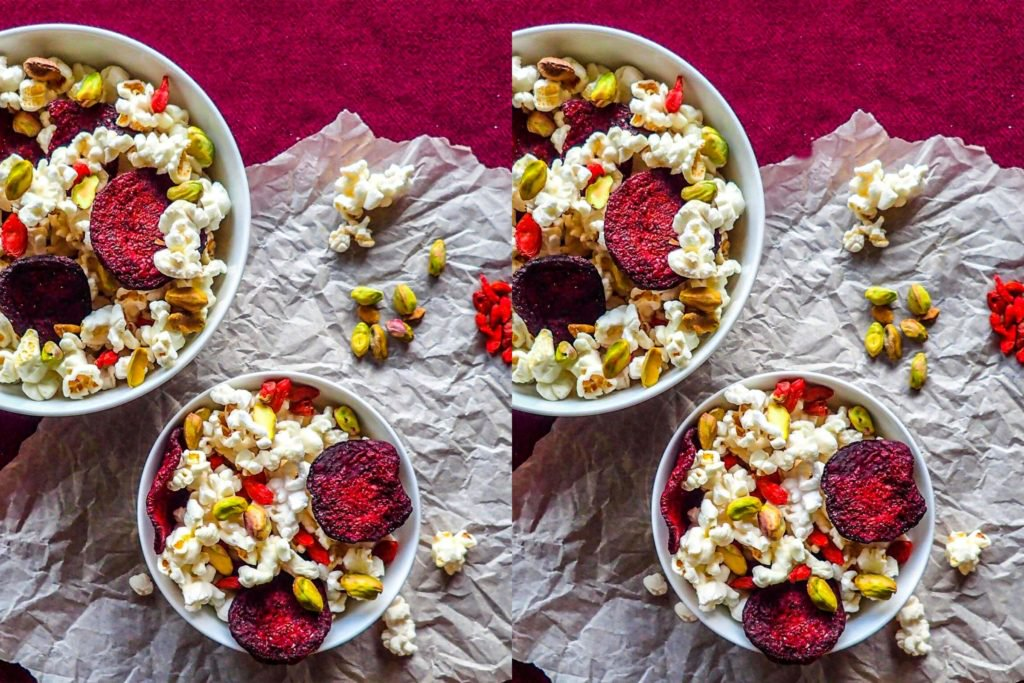
#> input picture Images/01.jpg, 1024 x 683 px; its folder holds only this picture in this run
$ jupyter execute --allow-errors SpotTheDiff_opencv.ipynb   (older library calls are emulated)
#> lines starting #> are read from the running program, lines starting #| are printed output that depends on the picture
#> further down, img is the input picture: shape (683, 1024, 3); mean B, G, R 108.9, 110, 149.4
#> `imageA = img[:, :int(width/2), :]`:
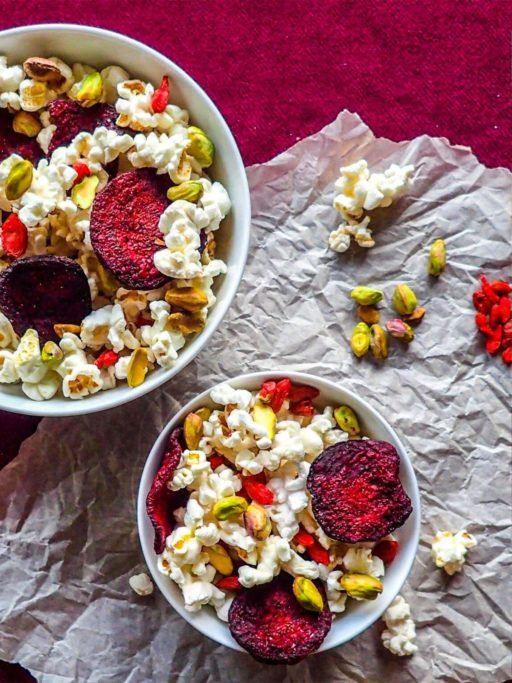
#> imageA: shape (683, 512, 3); mean B, G, R 109, 109.9, 149.3
#> `imageB = img[:, int(width/2):, :]`:
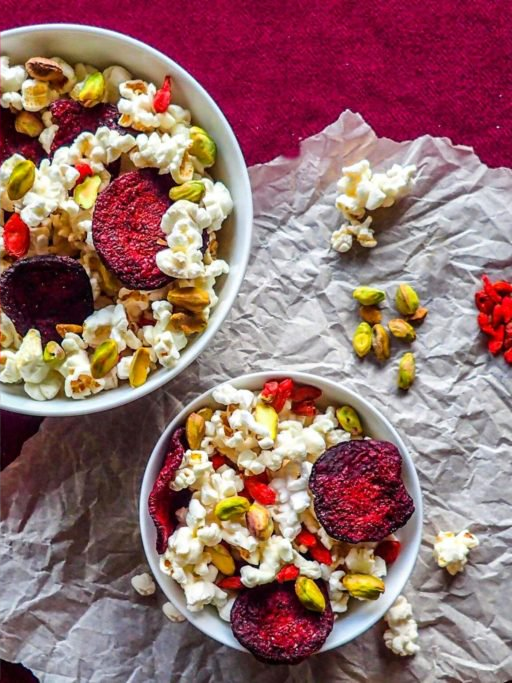
#> imageB: shape (683, 512, 3); mean B, G, R 108.8, 110, 149.4
[cell 1]
from skimage.measure import compare_ssim
from matplotlib import pyplot as plt
import argparse
import imutils
import cv2
import numpy as np

[cell 2]
#Load and split the image
import glob

#> (the rest of this cell did not finish here and is left out)

$ run again, on Images/05.jpg
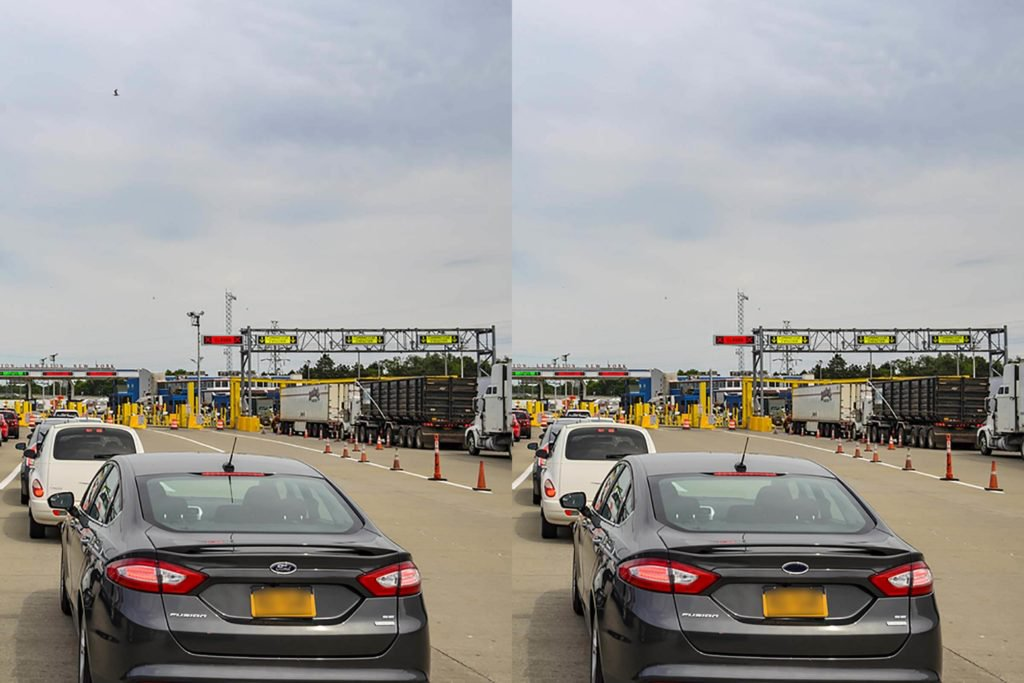
#> input picture Images/05.jpg, 1024 x 683 px
#> img is the input picture: shape (683, 1024, 3); mean B, G, R 151, 153.5, 155.9
#> `imageA = img[:, :int(width/2), :]`:
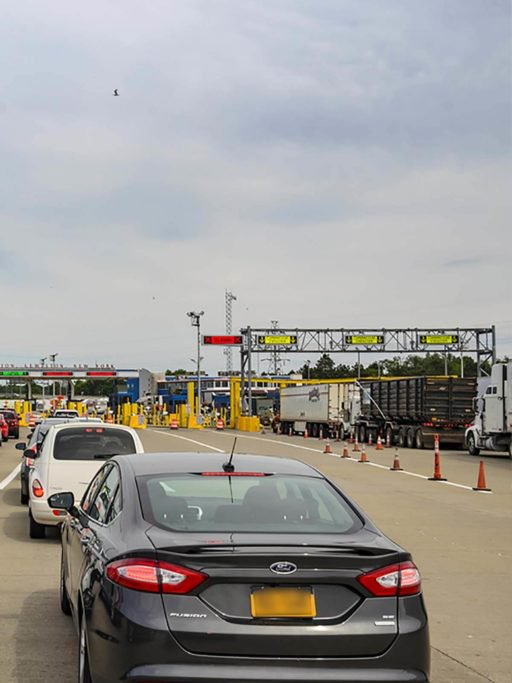
#> imageA: shape (683, 512, 3); mean B, G, R 151, 153.5, 155.9

$ run again, on Images/06.jpg
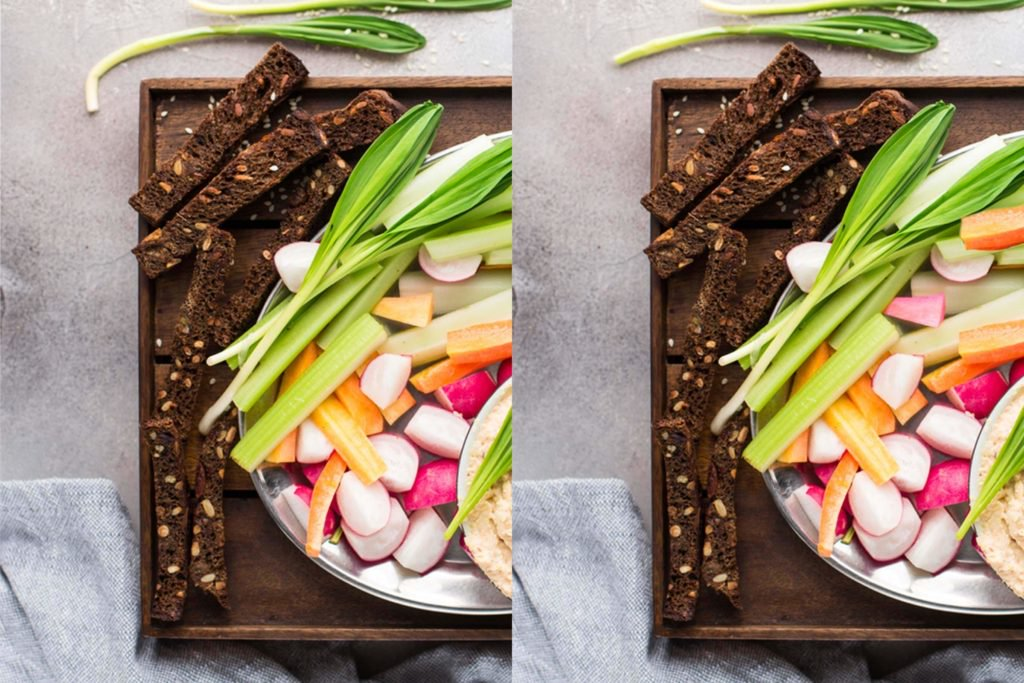
#> input picture Images/06.jpg, 1024 x 683 px
#> img is the input picture: shape (683, 1024, 3); mean B, G, R 111.9, 134.7, 150.7
#> `imageA = img[:, :int(width/2), :]`:
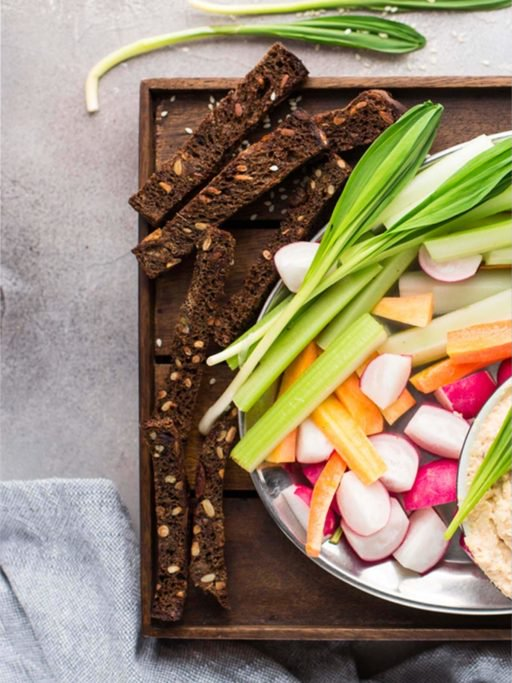
#> imageA: shape (683, 512, 3); mean B, G, R 111.8, 134.8, 150.4

$ run again, on Images/07.jpg
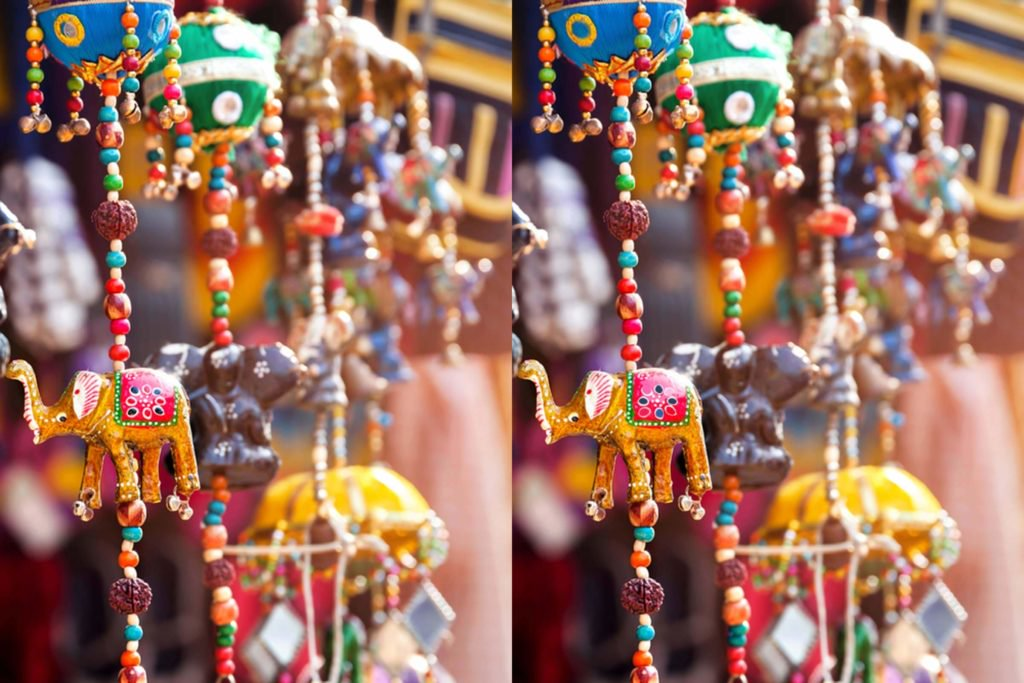
#> input picture Images/07.jpg, 1024 x 683 px
#> img is the input picture: shape (683, 1024, 3); mean B, G, R 98.9, 114.7, 154.7
#> `imageA = img[:, :int(width/2), :]`:
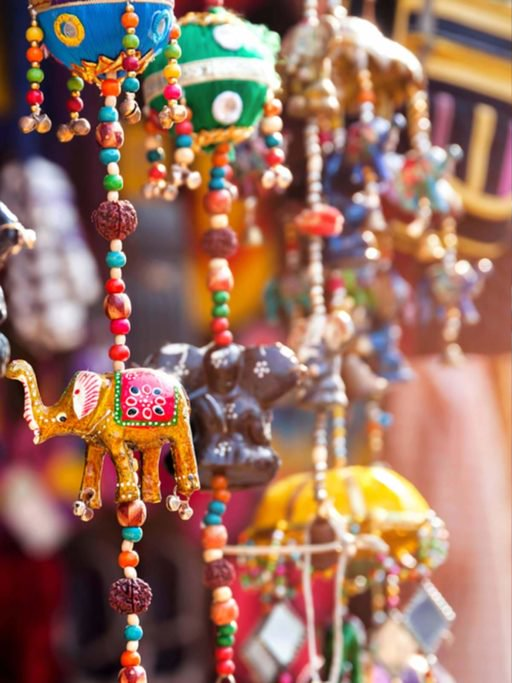
#> imageA: shape (683, 512, 3); mean B, G, R 99, 114.7, 154.7

$ run again, on Images/02.jpg
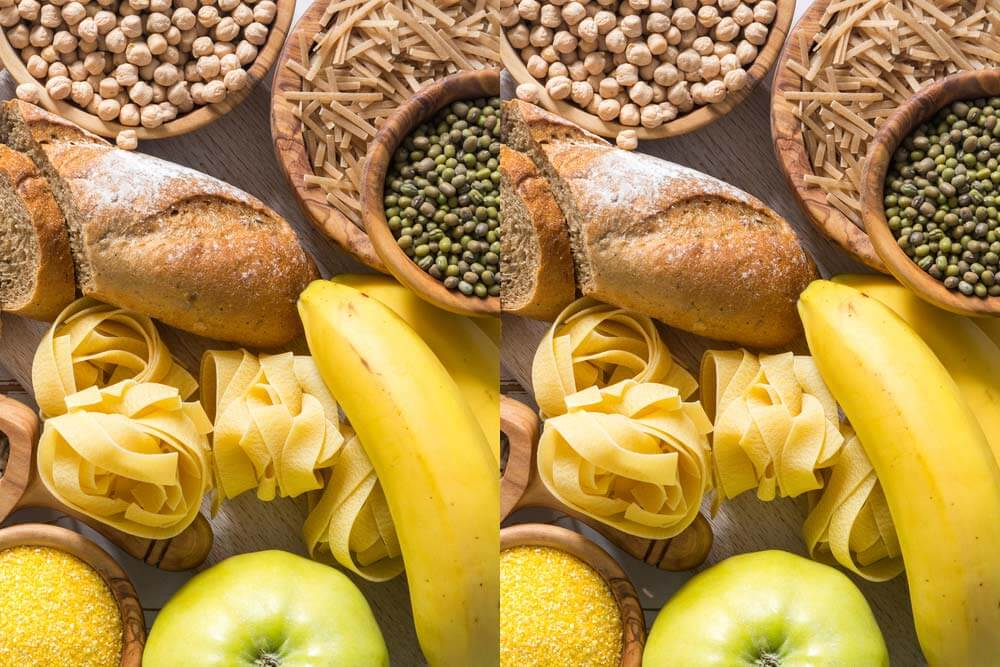
#> input picture Images/02.jpg, 1000 x 667 px
#> img is the input picture: shape (667, 1000, 3); mean B, G, R 72.6, 142.4, 178.5
#> `imageA = img[:, :int(width/2), :]`:
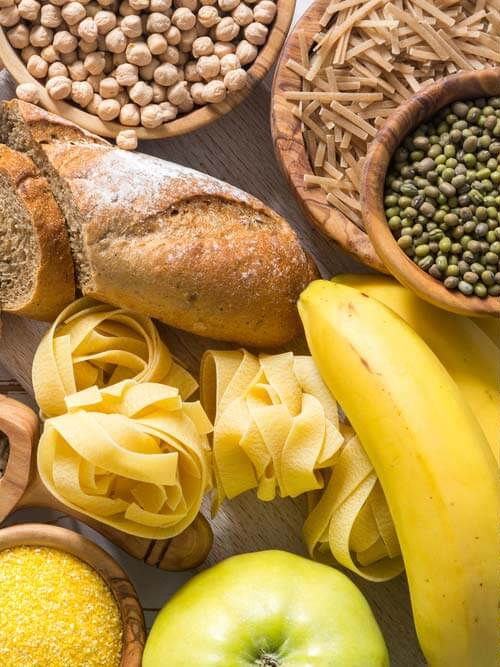
#> imageA: shape (667, 500, 3); mean B, G, R 72.5, 142.3, 178.4
